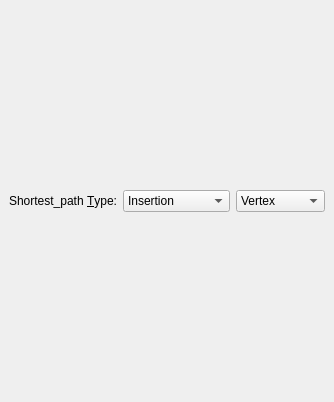
<?xml version="1.0" encoding="UTF-8"?>
<ui version="4.0">
 <class>Shortest_path</class>
 <widget class="QDockWidget" name="Shortest_path">
  <property name="geometry">
   <rect>
    <x>0</x>
    <y>0</y>
    <width>334</width>
    <height>402</height>
   </rect>
  </property>
  <property name="windowTitle">
   <string>Shortest_path</string>
  </property>
  <widget class="QWidget" name="dockWidgetContents">
   <layout class="QHBoxLayout" name="horizontalLayout_4">
    <item>
     <widget class="QLabel" name="label_2">
      <property name="text">
       <string>Shortest_path &amp;Type:</string>
      </property>
      <property name="buddy">
       <cstring>Selection_type_combo_box</cstring>
      </property>
     </widget>
    </item>
    <item>
     <widget class="QComboBox" name="Selection_type_combo_box">
      <item>
       <property name="text">
        <string>Insertion</string>
       </property>
      </item>
      <item>
       <property name="text">
        <string>Removal</string>
       </property>
      </item>
      <item>
       <property name="text">
        <string>Compute Path</string>
       </property>
      </item>
     </widget>
    </item>
    <item>
     <widget class="QComboBox" name="Primitives_type_combo_box">
      <item>
       <property name="text">
        <string>Vertex</string>
       </property>
      </item>
      <item>
       <property name="text">
        <string>Edge</string>
       </property>
      </item>
      <item>
       <property name="text">
        <string>Face</string>
       </property>
      </item>
     </widget>
    </item>
   </layout>
  </widget>
 </widget>
 <resources/>
 <connections/>
</ui>
